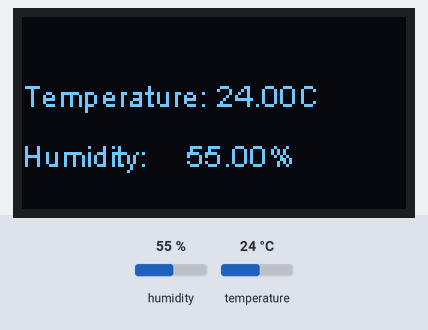
This sketch was run on a simulated ESP8266 (NodeMCU). Parts: 128×64 one-colour display. The test bench sets the inputs (shaded band); at power-on: humidity 55 %, temperature 24 °C. What the sketch prints to the serial monitor is not drawn.

Above: at 2.8 s.
2.9 s: humidity set to 22 %
At 5.3 s:
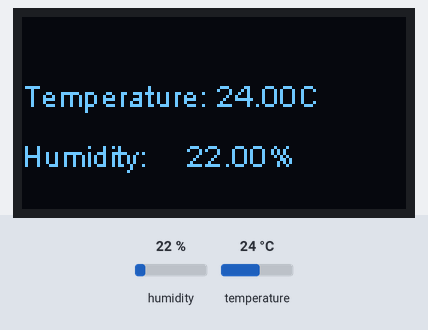
5.6 s: temperature set to 12 °C
At 6.8 s:
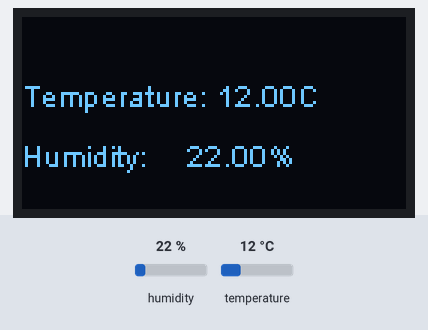
8.3 s: humidity set to 40 %
At 10.9 s:
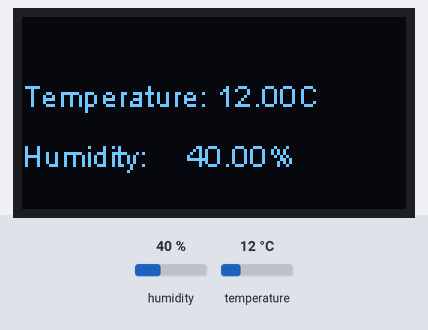
11.7 s: temperature set to 19 °C
Timing chart, 0 to 14.7 s (numbered marks = the images above; inputs shaded):
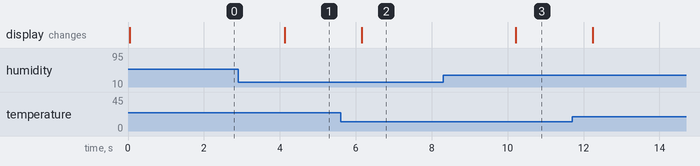

Measured:
- after the input at 2.9 s, the display: changes after 1.2 s (image 1)
- after the input at 5.6 s, the display: changes after 0.56 s (image 2)
- after the input at 8.3 s, the display: changes after 1.9 s (image 3)

The sketch:

Temperature2.ino
```cpp
#include <SSD1306.h>

#include <DHT.h>
#define DHTPIN D6
#define DHTTYPE DHT11

DHT dht(DHTPIN, DHTTYPE);
SSD1306 display(0x3c, D2, D1);

void setup() { // put your setup code here, to run once:

Serial.begin(115200);
dht.begin();
display.init();
display.flipScreenVertically();
display.clear();
display.display();
}

void loop(){
  float temp = dht.readTemperature();
  float humidity = dht.readHumidity();


  Serial.print("Humidity:");
  Serial.print(humidity);
  Serial.print("Temperature:");
  Serial.print(temp);
  Serial.println("ºC");

  display.clear();

  display.setTextAlignment(TEXT_ALIGN_LEFT);
  display.setFont(ArialMT_Plain_10);
  display.drawString(0,20,"Temperature:");
  display.drawString(65,20,String(temp)+String("C"));
  display.drawString(0,40,"Humidity:");
  display.drawString(55,40,String(humidity)+String("%"));
  display.display();

  }
```
